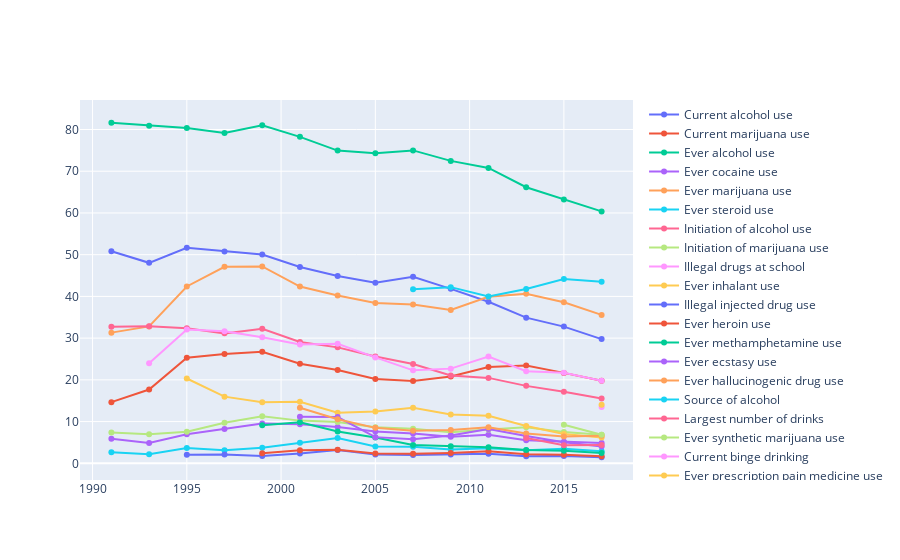

Source (notebook cell):
### Code cell
#plot national numbers by year
fig = go.Figure()
alcohol_nat_total = alcohol_nat[(alcohol_nat['Race']=='Total') & (alcohol_nat['Sex']=='Total') & 
                                   (alcohol_nat['Grade']=='Total')]
for question in alcohol_nat['ShortQuestionText'].unique():
    fig.add_trace(go.Scatter(
        x=alcohol_nat_total[alcohol_nat_total['ShortQuestionText']==question]['YEAR'],
        y=alcohol_nat_total[alcohol_nat_total['ShortQuestionText']==question]['value'],
        name=question))
fig.show()

### Figure 1 — Plotly figure (JSON) as saved in the notebook; plotly's stock layout.template omitted (floating-point values rounded to 4 significant figures)
{"data": [{"name": "Current alcohol use", "type": "scatter", "x": [1991, 1993, 1995, 1997, 1999, 2001, 2003, 2005, 2007, 2009, 2011, 2013, 2015, 2017], "y": [50.81, 48.05, 51.64, 50.77, 50.03, 47.06, 44.9, 43.28, 44.69, 41.82, 38.72, 34.91, 32.77, 29.77]}, {"name": "Current marijuana use", "type": "scatter", "x": [1991, 1993, 1995, 1997, 1999, 2001, 2003, 2005, 2007, 2009, 2011, 2013, 2015, 2017], "y": [14.66, 17.68, 25.32, 26.2, 26.71, 23.87, 22.36, 20.21, 19.73, 20.82, 23.07, 23.42, 21.67, 19.8]}, {"name": "Ever alcohol use", "type": "scatter", "x": [1991, 1993, 1995, 1997, 1999, 2001, 2003, 2005, 2007, 2009, 2011, 2013, 2015, 2017], "y": [81.62, 80.91, 80.36, 79.15, 80.99, 78.23, 74.94, 74.31, 74.99, 72.48, 70.79, 66.16, 63.25, 60.37]}, {"name": "Ever cocaine use", "type": "scatter", "x": [1991, 1993, 1995, 1997, 1999, 2001, 2003, 2005, 2007, 2009, 2011, 2013, 2015, 2017], "y": [5.906, 4.857, 6.978, 8.2, 9.537, 9.384, 8.682, 7.643, 7.153, 6.386, 6.841, 5.535, 5.187, 4.84]}, {"name": "Ever marijuana use", "type": "scatter", "x": [1991, 1993, 1995, 1997, 1999, 2001, 2003, 2005, 2007, 2009, 2011, 2013, 2015, 2017], "y": [31.32, 32.81, 42.39, 47.11, 47.19, 42.36, 40.24, 38.45, 38.07, 36.77, 39.93, 40.65, 38.58, 35.57]}, {"name": "Ever steroid use", "type": "scatter", "x": [1991, 1993, 1995, 1997, 1999, 2001, 2003, 2005, 2007, 2009, 2011, 2013, 2015, 2017], "y": [2.677, 2.2, 3.659, 3.113, 3.726, 4.955, 6.073, 4.027, 3.941, 3.293, 3.589, 3.151, 3.481, 2.864]}, {"name": "Initiation of alcohol use", "type": "scatter", "x": [1991, 1993, 1995, 1997, 1999, 2001, 2003, 2005, 2007, 2009, 2011, 2013, 2015, 2017], "y": [32.71, 32.87, 32.35, 31.14, 32.22, 29.08, 27.79, 25.58, 23.79, 21.06, 20.47, 18.56, 17.17, 15.52]}, {"name": "Initiation of marijuana use", "type": "scatter", "x": [1991, 1993, 1995, 1997, 1999, 2001, 2003, 2005, 2007, 2009, 2011, 2013, 2015, 2017], "y": [7.395, 6.941, 7.578, 9.71, 11.27, 10.23, 9.889, 8.651, 8.256, 7.472, 8.112, 8.629, 7.512, 6.822]}, {"name": "Illegal drugs at school", "type": "scatter", "x": [1993, 1995, 1997, 1999, 2001, 2003, 2005, 2007, 2009, 2011, 2013, 2015, 2017], "y": [24.0, 32.09, 31.66, 30.19, 28.48, 28.65, 25.38, 22.28, 22.69, 25.59, 22.06, 21.68, 19.79]}, {"name": "Ever inhalant use", "type": "scatter", "x": [1995, 1997, 1999, 2001, 2003, 2005, 2007, 2009, 2011, 2013, 2015, 2017], "y": [20.33, 15.98, 14.65, 14.73, 12.12, 12.4, 13.34, 11.69, 11.39, 8.945, 7.034, 6.206]}, {"name": "Illegal injected drug use", "type": "scatter", "x": [1995, 1997, 1999, 2001, 2003, 2005, 2007, 2009, 2011, 2013, 2015, 2017], "y": [2.05, 2.121, 1.772, 2.332, 3.189, 2.118, 1.994, 2.106, 2.277, 1.723, 1.761, 1.454]}, {"name": "Ever heroin use", "type": "scatter", "x": [1999, 2001, 2003, 2005, 2007, 2009, 2011, 2013, 2015, 2017], "y": [2.4, 3.139, 3.26, 2.367, 2.264, 2.495, 2.906, 2.189, 2.082, 1.712]}, {"name": "Ever methamphetamine use", "type": "scatter", "x": [1999, 2001, 2003, 2005, 2007, 2009, 2011, 2013, 2015, 2017], "y": [9.131, 9.819, 7.63, 6.19, 4.399, 4.067, 3.844, 3.215, 3.023, 2.48]}, {"name": "Ever ecstasy use", "type": "scatter", "x": [2001, 2003, 2005, 2007, 2009, 2011, 2013, 2015, 2017], "y": [11.14, 11.09, 6.275, 5.766, 6.653, 8.244, 6.569, 5.026, 4.016]}, {"name": "Ever hallucinogenic drug use", "type": "scatter", "x": [2001, 2003, 2005, 2007, 2009, 2011, 2013, 2015, 2017], "y": [13.3, 10.56, 8.501, 7.808, 8.007, 8.65, 7.134, 6.418, 6.585]}, {"name": "Source of alcohol", "type": "scatter", "x": [2007, 2009, 2011, 2013, 2015, 2017], "y": [41.72, 42.22, 39.97, 41.77, 44.15, 43.5]}, {"name": "Largest number of drinks", "type": "scatter", "x": [2013, 2015, 2017], "y": [6.091, 4.317, 4.393]}, {"name": "Ever synthetic marijuana use", "type": "scatter", "x": [2015, 2017], "y": [9.238, 6.856]}, {"name": "Current binge drinking", "type": "scatter", "x": [2017], "y": [13.48]}, {"name": "Ever prescription pain medicine use", "type": "scatter", "x": [2017], "y": [14.01]}], "layout": {}}
